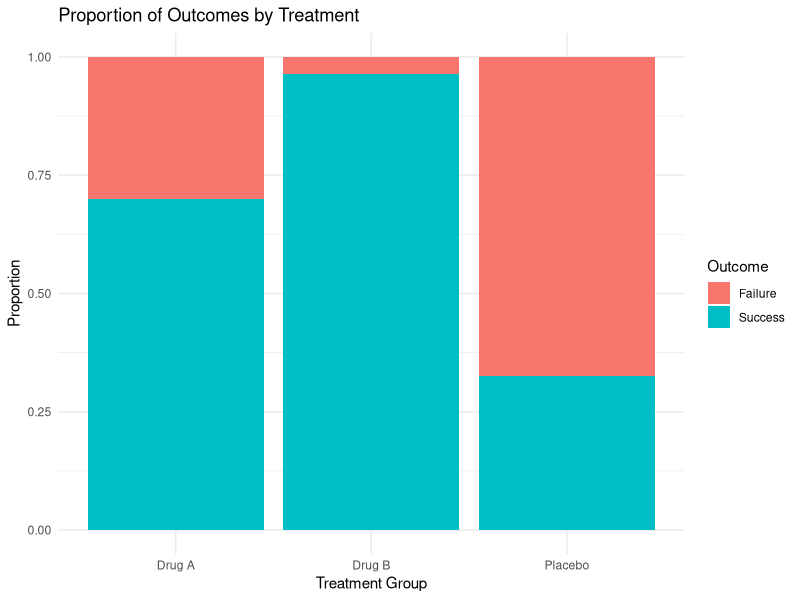
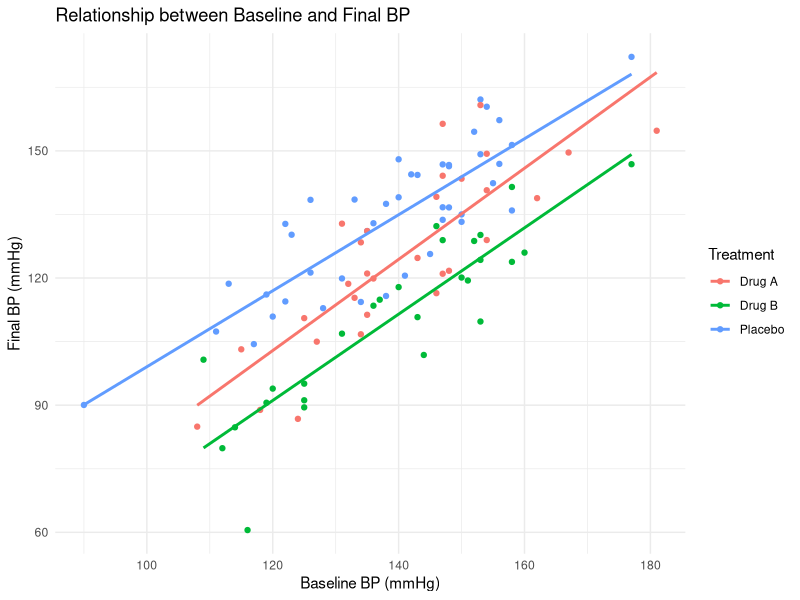
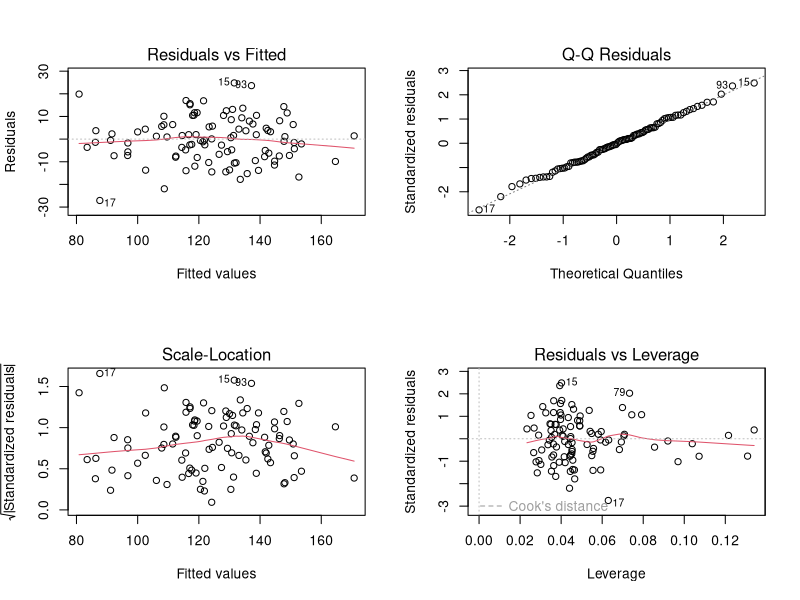
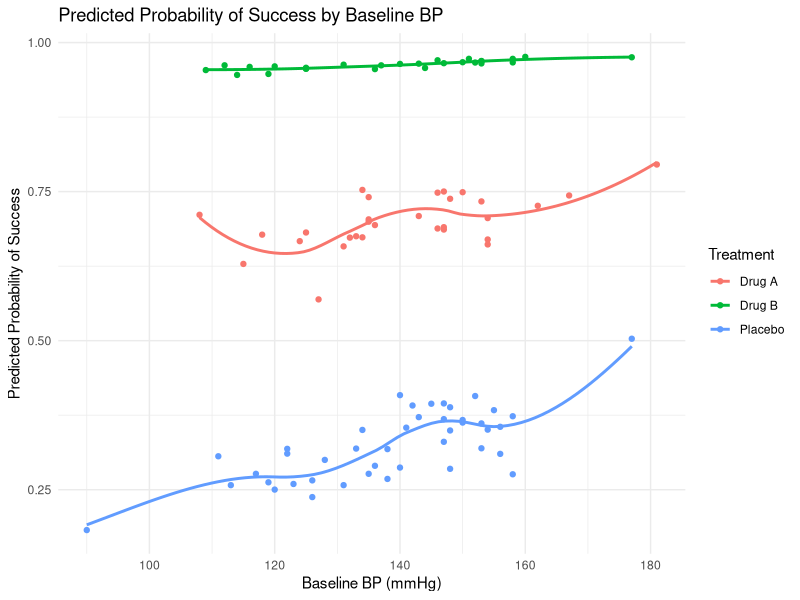

R code for these plots, in order: (Note: this script raises an error after producing the figures.)
## ---- chunk 1
knitr::opts_chunk$set(echo = TRUE, warning = FALSE, message = FALSE)
# Install required packages if not already installed
if (!requireNamespace("tidyverse", quietly = TRUE)) install.packages("tidyverse")
if (!requireNamespace("survival", quietly = TRUE)) install.packages("survival")
if (!requireNamespace("survminer", quietly = TRUE)) install.packages("survminer")
if (!requireNamespace("broom", quietly = TRUE)) install.packages("broom")

# Load the packages
library(tidyverse)  # For data manipulation and visualization
library(survival)   # For survival analysis
library(survminer)  # For survival plots
library(broom)      # For tidying model outputs
## ---- chunk 2
# Set seed for reproducibility
set.seed(123)

# Create a clinical trial dataset
clinical_trial <- data.frame(
  PatientID = 1:100,
  Age = round(rnorm(100, mean = 55, sd = 10)),
  Sex = factor(sample(c("Male", "Female"), 100, replace = TRUE)),
  Treatment = factor(sample(c("Placebo", "Drug A", "Drug B"), 100, replace = TRUE)),
  Baseline_BP = round(rnorm(100, mean = 140, sd = 15)),
  Final_BP = NA,  # We'll calculate this based on treatment effect
  Cholesterol = round(rnorm(100, mean = 200, sd = 25)),
  Outcome = factor(NA, levels = c("Failure", "Success"))  # Binary outcome
)

# Add treatment effects
clinical_trial$Final_BP <- clinical_trial$Baseline_BP + 
  ifelse(clinical_trial$Treatment == "Placebo", rnorm(100, -5, 10),
         ifelse(clinical_trial$Treatment == "Drug A", rnorm(100, -15, 10),
                rnorm(100, -25, 10)))  # Drug B has strongest effect

# Create binary outcome based on BP reduction
clinical_trial$Outcome <- factor(
  ifelse(clinical_trial$Final_BP < clinical_trial$Baseline_BP - 10, "Success", "Failure"),
  levels = c("Failure", "Success")
)

# Calculate BP change
clinical_trial$BP_Change <- clinical_trial$Final_BP - clinical_trial$Baseline_BP

# View the first few rows
head(clinical_trial)
## ---- chunk 3
# Basic summary statistics
summary(clinical_trial[, c("Age", "Baseline_BP", "Final_BP", "BP_Change")])

# Group-wise statistics using dplyr
clinical_trial %>%
  group_by(Treatment) %>%
  summarize(
    n = n(),
    mean_age = mean(Age),
    mean_baseline_bp = mean(Baseline_BP),
    mean_final_bp = mean(Final_BP),
    mean_bp_change = mean(BP_Change),
    sd_bp_change = sd(BP_Change)
  )
## ---- chunk 4
# Compare BP change between Placebo and Drug B
placebo_data <- clinical_trial %>% filter(Treatment == "Placebo")
drugB_data <- clinical_trial %>% filter(Treatment == "Drug B")

t_test_result <- t.test(placebo_data$BP_Change, drugB_data$BP_Change)
t_test_result
## ---- chunk 5
# Create a contingency table
outcome_table <- table(clinical_trial$Treatment, clinical_trial$Outcome)
outcome_table

# Perform chi-square test
chi_sq_result <- chisq.test(outcome_table)
chi_sq_result
## ---- chunk 6
# Bar plot of outcomes by treatment
ggplot(clinical_trial, aes(x = Treatment, fill = Outcome)) +
  geom_bar(position = "fill") +
  labs(title = "Proportion of Outcomes by Treatment",
       y = "Proportion",
       x = "Treatment Group") +
  theme_minimal()
## ---- chunk 7
# One-way ANOVA using aov()
anova_result <- aov(BP_Change ~ Treatment, data = clinical_trial)
summary(anova_result)

# Same analysis using lm()
lm_anova <- lm(BP_Change ~ Treatment, data = clinical_trial)
anova(lm_anova)
## ---- chunk 8
# Tukey's Honest Significant Difference
tukey_result <- TukeyHSD(anova_result)
tukey_result
## ---- chunk 9
# Simple linear regression
lm_simple <- lm(Final_BP ~ Baseline_BP, data = clinical_trial)
summary(lm_simple)

# Multiple linear regression
lm_multiple <- lm(Final_BP ~ Baseline_BP + Age + Treatment, data = clinical_trial)
summary(lm_multiple)
## ---- chunk 10
ggplot(clinical_trial, aes(x = Baseline_BP, y = Final_BP, color = Treatment)) +
  geom_point() +
  geom_smooth(method = "lm", se = FALSE) +
  labs(title = "Relationship between Baseline and Final BP",
       x = "Baseline BP (mmHg)",
       y = "Final BP (mmHg)") +
  theme_minimal()
## ---- chunk 11
# Get tidy coefficient table
tidy(lm_multiple)

# Get model performance metrics
glance(lm_multiple)

# Get fitted values and residuals
augment(lm_multiple) %>% head()
## ---- chunk 12
# Basic diagnostic plots
par(mfrow = c(2, 2))
plot(lm_multiple)
## ---- chunk 13
# Logistic regression
logistic_model <- glm(Outcome ~ Treatment + Age + Baseline_BP, 
                      family = binomial(link = "logit"), 
                      data = clinical_trial)
summary(logistic_model)
## ---- chunk 14
# Calculate odds ratios and confidence intervals
exp(cbind(OR = coef(logistic_model), confint(logistic_model)))
## ---- chunk 15
# Add predicted probabilities to the dataset
clinical_trial$predicted_prob <- predict(logistic_model, type = "response")

# Plot predicted probabilities by treatment
ggplot(clinical_trial, aes(x = Baseline_BP, y = predicted_prob, color = Treatment)) +
  geom_point() +
  geom_smooth(method = "loess", se = FALSE) +
  labs(title = "Predicted Probability of Success by Baseline BP",
       x = "Baseline BP (mmHg)",
       y = "Predicted Probability of Success") +
  theme_minimal()
## ---- chunk 16
# Create a survival dataset
set.seed(456)
n <- 200
survival_data <- data.frame(
  PatientID = 1:n,
  Treatment = factor(sample(c("Placebo", "Drug A", "Drug B"), n, replace = TRUE)),
  Age = round(rnorm(n, mean = 60, sd = 12)),
  Time = NA,
  Status = NA
)

# Generate survival times based on treatment
# Placebo: baseline hazard
# Drug A: 20% reduction in hazard
# Drug B: 40% reduction in hazard
survival_data$Time <- round(rexp(n, rate = ifelse(survival_data$Treatment == "Placebo", 1/20,
                                           ifelse(survival_data$Treatment == "Drug A", 1/25, 1/33))))

# Add censoring (about 30% of patients)
survival_data$Status <- sample(c(1, 0), n, replace = TRUE, prob = c(0.7, 0.3))

# View the first few rows
head(survival_data)
## ---- chunk 17
# Create a survival object
surv_obj <- Surv(time = survival_data$Time, event = survival_data$Status)

# Fit Kaplan-Meier curves by treatment
km_fit <- survfit(surv_obj ~ Treatment, data = survival_data)

# Summary of the Kaplan-Meier fit
summary(km_fit)

# Plot Kaplan-Meier curves
ggsurvplot(km_fit, data = survival_data, 
           pval = TRUE,  # Add p-value from log-rank test
           risk.table = TRUE,  # Add risk table
           conf.int = TRUE,  # Add confidence intervals
           xlab = "Time (months)",
           ylab = "Survival Probability",
           title = "Kaplan-Meier Curves by Treatment Group")
## ---- chunk 18
# Fit Cox proportional hazards model
cox_model <- coxph(surv_obj ~ Treatment + Age, data = survival_data)
summary(cox_model)
## ---- chunk 19
# Extract hazard ratios and confidence intervals
cox_tidy <- tidy(cox_model, exponentiate = TRUE, conf.int = TRUE)
cox_tidy

# Forest plot of hazard ratios
ggplot(cox_tidy, aes(x = estimate, y = term, xmin = conf.low, xmax = conf.high)) +
  geom_point() +
  geom_errorbarh(height = 0.2) +
  geom_vline(xintercept = 1, linetype = "dashed") +
  scale_x_log10() +
  labs(title = "Hazard Ratios with 95% Confidence Intervals",
       x = "Hazard Ratio (log scale)",
       y = "") +
  theme_minimal()
## ---- chunk 20
# Your code here
## ---- chunk 21
# Your code here
## ---- chunk 22
# Your code here
## ---- chunk 23
sessionInfo()
